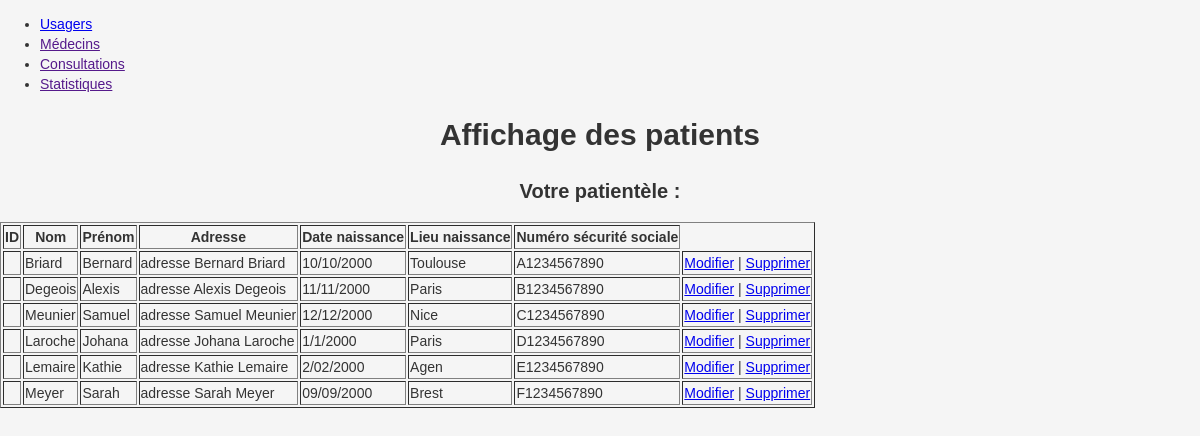
/PHP/affichage.php, run on the app's committed database.
### tables this page shows
CREATE TABLE Usager(
   Id_Usager INT AUTO_INCREMENT,
   Civilite VARCHAR(50),
   Nom VARCHAR(50),
   Prenom VARCHAR(50),
   Adresse VARCHAR(50),
   DateNaissance VARCHAR(50),
   LieuNaissance VARCHAR(50),
   NumSecu VARCHAR(50),
   Id_Medecin INT NOT NULL,
   PRIMARY KEY(Id_Usager),
   FOREIGN KEY(Id_Medecin) REFERENCES Medecin(Id_Medecin)
);

### PHP/affichage.php (the view, shortened to what this page needs)
<!DOCTYPE html>
<html lang="fr">
<head>
    <link rel="stylesheet" href="/projetPHP2023/CSS/base.css">
    <link rel="stylesheet" href="/projetPHP2023/CSS/affichage.css">
</head>
<body>
    <header>
        <ul>
            <li><a href="/projetPHP2023/PHP/affichage.php">Usagers</a></li>
            <li><a href="">Médecins</a></li>
            <li><a href="">Consultations</a></li>
            <li><a href="">Statistiques</a></li>
        </ul>
    </header>
    <h1>Affichage des patients</h1>
    <?php
    $connexion = new mysqli('localhost', 'etu1', 'iutinfo', 'patientele');
    $requete = "SELECT * FROM usager";
    $resultat = $connexion->query($requete);
    if ($resultat->num_rows > 0) {
        echo '<h2>Votre patientèle :</h2>';
        echo '<table border="1">';
        echo '<tr><th>ID</th><th>Nom</th><th>Prénom</th><th>Adresse</th><th>Date naissance</th><th>Lieu naissance</th><th>Numéro sécurité sociale</th></tr>';
        while ($row = $resultat->fetch_assoc()) {
            echo '<tr>';
            echo '<td>' . $row['Id_usager'] . '</td>';
            echo '<td>' . $row['Nom'] . '</td>';
            echo '<td>' . $row['Prenom'] . '</td>';
            echo '<td>' . $row['Adresse'] . '</td>';
            echo '<td>' . $row['DateNaissance'] . '</td>';
            echo '<td>' . $row['LieuNaissance'] . '</td>';
            echo '<td>' . $row['NumSecu'] . '</td>';
            echo '<td><a href="modifierPatient.php?nom=' . $row['Nom'] . '&prenom=' . $row['Prenom'] . '&adresse=' . $row['Adresse'] . '&dateNaissance=' . $row['DateNaissance'] . '&lieuNaissance=' . $row['LieuNaissance'] . '&numSecu=' . $row['NumSecu'] . '">Modifier</a> |
            <a href="supprimer.php?nom=' . $row['Nom'] . '&prenom=' . $row['Prenom'] . '&adresse=' . $row['Adresse'] . '&dateNaissance=' . $row['DateNaissance'] . '&lieuNaissance=' . $row['LieuNaissance'] . '&numSecu=' . $row['NumSecu'] . '">Supprimer</a></td>';
            echo '</tr>';
        }
        echo '</table>';
    } else {
        echo '<p>Aucun contact trouvé avec les mots-clés saisis.</p>';
    }
    ?>
</body>

### CSS/base.css (style rules this page uses)
body { background-color: #f5f5f5; font-family: 'Montserrat', sans-serif; font-size: 14px; color: #333; line-height: 1.42857143; margin: 0; padding: 0; font-weight: 400; overflow-x: hidden; -webkit-font-smoothing: antialiased; -moz-osx-font-smoothing: grayscale; -webkit-text-size-adjust: 100%; -ms-text-size-adjust: 100%; -webkit-tap-highlight-color: rgba(0,0,0,0); -webkit-touch-callout: none; -webkit-user-select: none; -moz-user-select: none; -ms-user-select: none; user-select: none }
h1 { text-align: center; font-size: 30px; }
h2 { text-align: center; font-size: 20px; font-weight: 600; }

### data on the page
usager: Nom "Briard", Prenom "Bernard", Adresse "adresse Bernard Briard", DateNaissance "10/10/2000", LieuNaissance "Toulouse", NumSecu "A1234567890"
usager: Nom "Degeois", Prenom "Alexis", Adresse "adresse Alexis Degeois", DateNaissance "11/11/2000", LieuNaissance "Paris", NumSecu "B1234567890"
usager: Nom "Meunier", Prenom "Samuel", Adresse "adresse Samuel Meunier", DateNaissance "12/12/2000", LieuNaissance "Nice", NumSecu "C1234567890"
usager: Nom "Laroche", Prenom "Johana", Adresse "adresse Johana Laroche", DateNaissance "1/1/2000", LieuNaissance "Paris", NumSecu "D1234567890"
usager: Nom "Lemaire", Prenom "Kathie", Adresse "adresse Kathie Lemaire", DateNaissance "2/02/2000", LieuNaissance "Agen", NumSecu "E1234567890"
usager: Nom "Meyer", Prenom "Sarah", Adresse "adresse Sarah Meyer", DateNaissance "09/09/2000", LieuNaissance "Brest", NumSecu "F1234567890"
